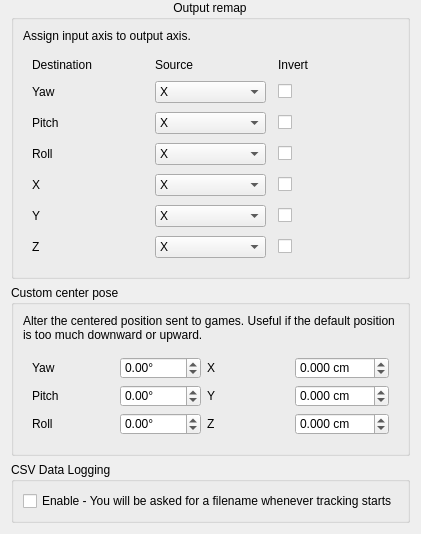
     <widget class="QWidget" name="tab_4">
      <attribute name="title">
       <string>Output</string>
      </attribute>
      <layout class="QVBoxLayout" name="verticalLayout_4">
       <property name="topMargin">
        <number>0</number>
       </property>
       <item>
        <widget class="QGroupBox" name="groupBox_4">
         <property name="sizePolicy">
          <sizepolicy hsizetype="Minimum" vsizetype="Preferred">
           <horstretch>0</horstretch>
           <verstretch>0</verstretch>
          </sizepolicy>
         </property>
         <property name="font">
          <font>
           <kerning>true</kerning>
          </font>
         </property>
         <property name="title">
          <string>Output remap</string>
         </property>
         <property name="alignment">
          <set>Qt::AlignHCenter|Qt::AlignTop</set>
         </property>
         <property name="flat">
          <bool>false</bool>
         </property>
         <property name="checkable">
          <bool>false</bool>
         </property>
         <layout class="QGridLayout" name="gridLayout_4">
          <item row="1" column="0">
           <widget class="QGroupBox" name="groupBox_2">
            <property name="sizePolicy">
             <sizepolicy hsizetype="MinimumExpanding" vsizetype="Maximum">
              <horstretch>0</horstretch>
              <verstretch>0</verstretch>
             </sizepolicy>
            </property>
            <property name="styleSheet">
             <string notr="true">QGroupBox
{
	border: 0;
}</string>
            </property>
            <layout class="QGridLayout" name="gridLayout_5">
             <property name="horizontalSpacing">
              <number>12</number>
             </property>
             <property name="verticalSpacing">
              <number>9</number>
             </property>
             <item row="7" column="1">
              <widget class="QComboBox" name="src_y">
               <property name="sizePolicy">
                <sizepolicy hsizetype="Preferred" vsizetype="Maximum">
                 <horstretch>0</horstretch>
                 <verstretch>0</verstretch>
                </sizepolicy>
               </property>
               <item>
                <property name="text">
                 <string>X</string>
                </property>
               </item>
               <item>
                <property name="text">
                 <string>Y</string>
                </property>
               </item>
               <item>
                <property name="text">
                 <string>Z</string>
                </property>
               </item>
               <item>
                <property name="text">
                 <string>Yaw</string>
                </property>
               </item>
               <item>
                <property name="text">
                 <string>Pitch</string>
                </property>
               </item>
               <item>
                <property name="text">
                 <string>Roll</string>
                </property>
               </item>
               <item>
                <property name="text">
                 <string>Disabled</string>
                </property>
               </item>
              </widget>
             </item>
             <item row="6" column="0">
              <widget class="QLabel" name="label_10">
               <property name="sizePolicy">
                <sizepolicy hsizetype="Minimum" vsizetype="Maximum">
                 <horstretch>254</horstretch>
                 <verstretch>0</verstretch>
                </sizepolicy>
               </property>
               <property name="text">
                <string>X</string>
               </property>
              </widget>
             </item>
             <item row="5" column="0">
              <widget class="QLabel" name="label_9">
               <property name="sizePolicy">
                <sizepolicy hsizetype="Minimum" vsizetype="Maximum">
                 <horstretch>254</horstretch>
                 <verstretch>0</verstretch>
                </sizepolicy>
               </property>
               <property name="text">
                <string>Roll</string>
               </property>
              </widget>
             </item>
             <item row="7" column="2">
              <widget class="QCheckBox" name="invert_y">
               <property name="sizePolicy">
                <sizepolicy hsizetype="Minimum" vsizetype="Maximum">
                 <horstretch>255</horstretch>
                 <verstretch>0</verstretch>
                </sizepolicy>
               </property>
               <property name="text">
                <string/>
               </property>
              </widget>
             </item>
             <item row="4" column="2">
              <widget class="QCheckBox" name="invert_pitch">
               <property name="sizePolicy">
                <sizepolicy hsizetype="Minimum" vsizetype="Maximum">
                 <horstretch>255</horstretch>
                 <verstretch>0</verstretch>
                </sizepolicy>
               </property>
               <property name="text">
                <string/>
               </property>
              </widget>
             </item>
             <item row="3" column="0">
              <widget class="QLabel" name="label_7">
               <property name="sizePolicy">
                <sizepolicy hsizetype="Minimum" vsizetype="Maximum">
                 <horstretch>254</horstretch>
                 <verstretch>0</verstretch>
                </sizepolicy>
               </property>
               <property name="text">
                <string>Yaw</string>
               </property>
              </widget>
             </item>
             <item row="6" column="2">
              <widget class="QCheckBox" name="invert_x">
               <property name="sizePolicy">
                <sizepolicy hsizetype="Minimum" vsizetype="Maximum">
                 <horstretch>255</horstretch>
                 <verstretch>0</verstretch>
                </sizepolicy>
               </property>
               <property name="text">
                <string/>
               </property>
              </widget>
             </item>
             <item row="0" column="1">
              <widget class="QLabel" name="label_13">
               <property name="sizePolicy">
                <sizepolicy hsizetype="Minimum" vsizetype="Maximum">
                 <horstretch>254</horstretch>
                 <verstretch>0</verstretch>
                </sizepolicy>
               </property>
               <property name="text">
                <string>Source</string>
               </property>
              </widget>
             </item>
             <item row="5" column="1">
              <widget class="QComboBox" name="src_roll">
               <property name="sizePolicy">
                <sizepolicy hsizetype="Preferred" vsizetype="Maximum">
                 <horstretch>0</horstretch>
                 <verstretch>0</verstretch>
                </sizepolicy>
               </property>
               <item>
                <property name="text">
                 <string>X</string>
                </property>
               </item>
               <item>
                <property name="text">
                 <string>Y</string>
                </property>
               </item>
               <item>
                <property name="text">
                 <string>Z</string>
                </property>
               </item>
               <item>
                <property name="text">
                 <string>Yaw</string>
                </property>
               </item>
               <item>
                <property name="text">
                 <string>Pitch</string>
                </property>
               </item>
               <item>
                <property name="text">
                 <string>Roll</string>
                </property>
               </item>
               <item>
                <property name="text">
                 <string>Disabled</string>
                </property>
               </item>
              </widget>
             </item>
             <item row="3" column="2">
              <widget class="QCheckBox" name="invert_yaw">
               <property name="sizePolicy">
                <sizepolicy hsizetype="Minimum" vsizetype="Maximum">
                 <horstretch>255</horstretch>
                 <verstretch>0</verstretch>
                </sizepolicy>
               </property>
               <property name="text">
                <string/>
               </property>
              </widget>
             </item>
             <item row="4" column="1">
              <widget class="QComboBox" name="src_pitch">
               <property name="sizePolicy">
                <sizepolicy hsizetype="Preferred" vsizetype="Maximum">
                 <horstretch>0</horstretch>
                 <verstretch>0</verstretch>
                </sizepolicy>
               </property>
               <item>
                <property name="text">
                 <string>X</string>
                </property>
               </item>
               <item>
                <property name="text">
                 <string>Y</string>
                </property>
               </item>
               <item>
                <property name="text">
                 <string>Z</string>
                </property>
               </item>
               <item>
                <property name="text">
                 <string>Yaw</string>
                </property>
               </item>
               <item>
                <property name="text">
                 <string>Pitch</string>
                </property>
               </item>
               <item>
                <property name="text">
                 <string>Roll</string>
                </property>
               </item>
               <item>
                <property name="text">
                 <string>Disabled</string>
                </property>
               </item>
              </widget>
             </item>
             <item row="8" column="0">
              <widget class="QLabel" name="label_12">
               <property name="sizePolicy">
                <sizepolicy hsizetype="Minimum" vsizetype="Maximum">
                 <horstretch>254</horstretch>
                 <verstretch>0</verstretch>
                </sizepolicy>
               </property>
               <property name="text">
                <string>Z</string>
               </property>
              </widget>
             </item>
             <item row="8" column="2">
              <widget class="QCheckBox" name="invert_z">
               <property name="sizePolicy">
                <sizepolicy hsizetype="Minimum" vsizetype="Maximum">
                 <horstretch>255</horstretch>
                 <verstretch>0</verstretch>
                </sizepolicy>
               </property>
               <property name="text">
                <string/>
               </property>
              </widget>
             </item>
             <item row="8" column="1">
              <widget class="QComboBox" name="src_z">
               <property name="sizePolicy">
                <sizepolicy hsizetype="Preferred" vsizetype="Maximum">
                 <horstretch>0</horstretch>
                 <verstretch>0</verstretch>
                </sizepolicy>
               </property>
               <item>
                <property name="text">
                 <string>X</string>
                </property>
               </item>
               <item>
                <property name="text">
                 <string>Y</string>
                </property>
               </item>
               <item>
                <property name="text">
                 <string>Z</string>
                </property>
               </item>
               <item>
                <property name="text">
                 <string>Yaw</string>
                </property>
               </item>
               <item>
                <property name="text">
                 <string>Pitch</string>
                </property>
               </item>
               <item>
                <property name="text">
                 <string>Roll</string>
                </property>
               </item>
               <item>
                <property name="text">
                 <string>Disabled</string>
                </property>
               </item>
              </widget>
             </item>
             <item row="3" column="1">
              <widget class="QComboBox" name="src_yaw">
               <property name="sizePolicy">
                <sizepolicy hsizetype="Preferred" vsizetype="Maximum">
                 <horstretch>0</horstretch>
                 <verstretch>0</verstretch>
                </sizepolicy>
               </property>
               <item>
                <property name="text">
                 <string>X</string>
                </property>
               </item>
               <item>
                <property name="text">
                 <string>Y</string>
                </property>
               </item>
               <item>
                <property name="text">
                 <string>Z</string>
                </property>
               </item>
               <item>
                <property name="text">
                 <string>Yaw</string>
                </property>
               </item>
               <item>
                <property name="text">
                 <string>Pitch</string>
                </property>
               </item>
               <item>
                <property name="text">
                 <string>Roll</string>
                </property>
               </item>
               <item>
                <property name="text">
                 <string>Disabled</string>
                </property>
               </item>
              </widget>
             </item>
             <item row="5" column="2">
              <widget class="QCheckBox" name="invert_roll">
               <property name="sizePolicy">
                <sizepolicy hsizetype="Minimum" vsizetype="Maximum">
                 <horstretch>255</horstretch>
                 <verstretch>0</verstretch>
                </sizepolicy>
               </property>
               <property name="text">
                <string/>
               </property>
              </widget>
             </item>
             <item row="0" column="2">
              <widget class="QLabel" name="label_14">
               <property name="sizePolicy">
                <sizepolicy hsizetype="Minimum" vsizetype="Maximum">
                 <horstretch>254</horstretch>
                 <verstretch>0</verstretch>
                </sizepolicy>
               </property>
               <property name="text">
                <string>Invert</string>
               </property>
              </widget>
             </item>
             <item row="6" column="1">
              <widget class="QComboBox" name="src_x">
               <property name="sizePolicy">
                <sizepolicy hsizetype="Preferred" vsizetype="Maximum">
                 <horstretch>0</horstretch>
                 <verstretch>0</verstretch>
                </sizepolicy>
               </property>
               <item>
                <property name="text">
                 <string>X</string>
                </property>
               </item>
               <item>
                <property name="text">
                 <string>Y</string>
                </property>
               </item>
               <item>
                <property name="text">
                 <string>Z</string>
                </property>
               </item>
               <item>
                <property name="text">
                 <string>Yaw</string>
                </property>
               </item>
               <item>
                <property name="text">
                 <string>Pitch</string>
                </property>
               </item>
               <item>
                <property name="text">
                 <string>Roll</string>
                </property>
               </item>
               <item>
                <property name="text">
                 <string>Disabled</string>
                </property>
               </item>
              </widget>
             </item>
             <item row="0" column="0">
              <widget class="QLabel" name="label_15">
               <property name="sizePolicy">
                <sizepolicy hsizetype="Minimum" vsizetype="Maximum">
                 <horstretch>254</horstretch>
                 <verstretch>0</verstretch>
                </sizepolicy>
               </property>
               <property name="text">
                <string>Destination</string>
               </property>
              </widget>
             </item>
             <item row="7" column="0">
              <widget class="QLabel" name="label_11">
               <property name="sizePolicy">
                <sizepolicy hsizetype="Minimum" vsizetype="Maximum">
                 <horstretch>254</horstretch>
                 <verstretch>0</verstretch>
                </sizepolicy>
               </property>
               <property name="text">
                <string>Y</string>
               </property>
              </widget>
             </item>
             <item row="4" column="0">
              <widget class="QLabel" name="label_8">
               <property name="sizePolicy">
                <sizepolicy hsizetype="Minimum" vsizetype="Maximum">
                 <horstretch>254</horstretch>
                 <verstretch>0</verstretch>
                </sizepolicy>
               </property>
               <property name="text">
                <string>Pitch</string>
               </property>
              </widget>
             </item>
            </layout>
            <zorder>label_15</zorder>
            <zorder>label_13</zorder>
            <zorder>label_14</zorder>
            <zorder>src_yaw</zorder>
            <zorder>invert_yaw</zorder>
            <zorder>label_7</zorder>
            <zorder>src_pitch</zorder>
            <zorder>label_8</zorder>
            <zorder>invert_pitch</zorder>
            <zorder>label_9</zorder>
            <zorder>src_roll</zorder>
            <zorder>invert_roll</zorder>
            <zorder>label_10</zorder>
            <zorder>src_x</zorder>
            <zorder>invert_x</zorder>
            <zorder>label_11</zorder>
            <zorder>src_y</zorder>
            <zorder>invert_y</zorder>
            <zorder>label_12</zorder>
            <zorder>src_z</zorder>
            <zorder>invert_z</zorder>
           </widget>
          </item>
          <item row="0" column="0">
           <widget class="QLabel" name="label_20">
            <property name="text">
             <string>Assign input axis to output axis.</string>
            </property>
            <property name="alignment">
             <set>Qt::AlignJustify|Qt::AlignVCenter</set>
            </property>
            <property name="wordWrap">
             <bool>true</bool>
            </property>
           </widget>
          </item>
         </layout>
        </widget>
       </item>
       <item>
        <widget class="QGroupBox" name="groupBox_6">
         <property name="sizePolicy">
          <sizepolicy hsizetype="Minimum" vsizetype="Maximum">
           <horstretch>0</horstretch>
           <verstretch>0</verstretch>
          </sizepolicy>
         </property>
         <property name="title">
          <string>Custom center pose</string>
         </property>
         <property name="alignment">
          <set>Qt::AlignLeading|Qt::AlignLeft|Qt::AlignTop</set>
         </property>
         <layout class="QVBoxLayout" name="verticalLayout_6">
          <item>
           <widget class="QLabel" name="label_22">
            <property name="text">
             <string>Alter the centered position sent to games. Useful if the default position is too much downward or upward.</string>
            </property>
            <property name="wordWrap">
             <bool>true</bool>
            </property>
            <property name="margin">
             <number>2</number>
            </property>
           </widget>
          </item>
          <item>
           <widget class="QGroupBox" name="groupBox_7">
            <property name="styleSheet">
             <string notr="true">QGroupBox {
	border: 0;
}</string>
            </property>
            <property name="title">
             <string/>
            </property>
            <property name="alignment">
             <set>Qt::AlignCenter</set>
            </property>
            <property name="flat">
             <bool>false</bool>
            </property>
            <property name="checkable">
             <bool>false</bool>
            </property>
            <layout class="QGridLayout" name="gridLayout_3">
             <item row="2" column="1">
              <widget class="QDoubleSpinBox" name="pos_rz">
               <property name="sizePolicy">
                <sizepolicy hsizetype="Minimum" vsizetype="Maximum">
                 <horstretch>0</horstretch>
                 <verstretch>0</verstretch>
                </sizepolicy>
               </property>
               <property name="suffix">
                <string>°</string>
               </property>
               <property name="decimals">
                <number>2</number>
               </property>
               <property name="minimum">
                <double>-180.000000000000000</double>
               </property>
               <property name="maximum">
                <double>180.000000000000000</double>
               </property>
              </widget>
             </item>
             <item row="2" column="3">
              <widget class="QDoubleSpinBox" name="pos_tz">
               <property name="sizePolicy">
                <sizepolicy hsizetype="Minimum" vsizetype="Maximum">
                 <horstretch>0</horstretch>
                 <verstretch>0</verstretch>
                </sizepolicy>
               </property>
               <property name="suffix">
                <string> cm</string>
               </property>
               <property name="decimals">
                <number>3</number>
               </property>
               <property name="minimum">
                <double>-500.000000000000000</double>
               </property>
               <property name="maximum">
                <double>500.000000000000000</double>
               </property>
              </widget>
             </item>
             <item row="0" column="2">
              <widget class="QLabel" name="label_4">
               <property name="text">
                <string>X</string>
               </property>
              </widget>
             </item>
             <item row="0" column="3">
              <widget class="QDoubleSpinBox" name="pos_tx">
               <property name="sizePolicy">
                <sizepolicy hsizetype="Minimum" vsizetype="Maximum">
                 <horstretch>0</horstretch>
                 <verstretch>0</verstretch>
                </sizepolicy>
               </property>
               <property name="suffix">
                <string> cm</string>
               </property>
               <property name="decimals">
                <number>3</number>
               </property>
               <property name="minimum">
                <double>-500.000000000000000</double>
               </property>
               <property name="maximum">
                <double>500.000000000000000</double>
               </property>
              </widget>
             </item>
             <item row="1" column="0">
              <widget class="QLabel" name="label">
               <property name="text">
                <string>Pitch</string>
               </property>
              </widget>
             </item>
             <item row="1" column="2">
              <widget class="QLabel" name="label_5">
               <property name="text">
                <string>Y</string>
               </property>
              </widget>
             </item>
             <item row="1" column="1">
              <widget class="QDoubleSpinBox" name="pos_ry">
               <property name="sizePolicy">
                <sizepolicy hsizetype="Minimum" vsizetype="Maximum">
                 <horstretch>0</horstretch>
                 <verstretch>0</verstretch>
                </sizepolicy>
               </property>
               <property name="suffix">
                <string>°</string>
               </property>
               <property name="decimals">
                <number>2</number>
               </property>
               <property name="minimum">
                <double>-180.000000000000000</double>
               </property>
               <property name="maximum">
                <double>180.000000000000000</double>
               </property>
              </widget>
             </item>
             <item row="2" column="2">
              <widget class="QLabel" name="label_6">
               <property name="text">
                <string>Z</string>
               </property>
              </widget>
             </item>
             <item row="2" column="0">
              <widget class="QLabel" name="label_3">
               <property name="text">
                <string>Roll</string>
               </property>
              </widget>
             </item>
             <item row="1" column="3">
              <widget class="QDoubleSpinBox" name="pos_ty">
               <property name="sizePolicy">
                <sizepolicy hsizetype="Minimum" vsizetype="Maximum">
                 <horstretch>0</horstretch>
                 <verstretch>0</verstretch>
                </sizepolicy>
               </property>
               <property name="suffix">
                <string> cm</string>
               </property>
               <property name="decimals">
                <number>3</number>
               </property>
               <property name="minimum">
                <double>-500.000000000000000</double>
               </property>
               <property name="maximum">
                <double>500.000000000000000</double>
               </property>
              </widget>
             </item>
             <item row="0" column="0">
              <widget class="QLabel" name="label_2">
               <property name="text">
                <string>Yaw</string>
               </property>
              </widget>
             </item>
             <item row="0" column="1">
              <widget class="QDoubleSpinBox" name="pos_rx">
               <property name="sizePolicy">
                <sizepolicy hsizetype="Minimum" vsizetype="Maximum">
                 <horstretch>0</horstretch>
                 <verstretch>0</verstretch>
                </sizepolicy>
               </property>
               <property name="suffix">
                <string>°</string>
               </property>
               <property name="decimals">
                <number>2</number>
               </property>
               <property name="minimum">
                <double>-180.000000000000000</double>
               </property>
               <property name="maximum">
                <double>180.000000000000000</double>
               </property>
              </widget>
             </item>
            </layout>
           </widget>
          </item>
         </layout>
        </widget>
       </item>
       <item>
        <widget class="QGroupBox" name="groupBox_10">
         <property name="sizePolicy">
          <sizepolicy hsizetype="Minimum" vsizetype="Maximum">
           <horstretch>0</horstretch>
           <verstretch>0</verstretch>
          </sizepolicy>
         </property>
         <property name="minimumSize">
          <size>
           <width>0</width>
           <height>50</height>
          </size>
         </property>
         <property name="title">
          <string>CSV Data Logging</string>
         </property>
         <layout class="QVBoxLayout" name="verticalLayout_11">
          <item>
           <widget class="QCheckBox" name="tracklogging_enabled">
            <property name="sizePolicy">
             <sizepolicy hsizetype="Preferred" vsizetype="Preferred">
              <horstretch>0</horstretch>
              <verstretch>1</verstretch>
             </sizepolicy>
            </property>
            <property name="text">
             <string>Enable - You will be asked for a filename whenever tracking starts</string>
            </property>
           </widget>
          </item>
         </layout>
        </widget>
       </item>
      </layout>
     </widget>
